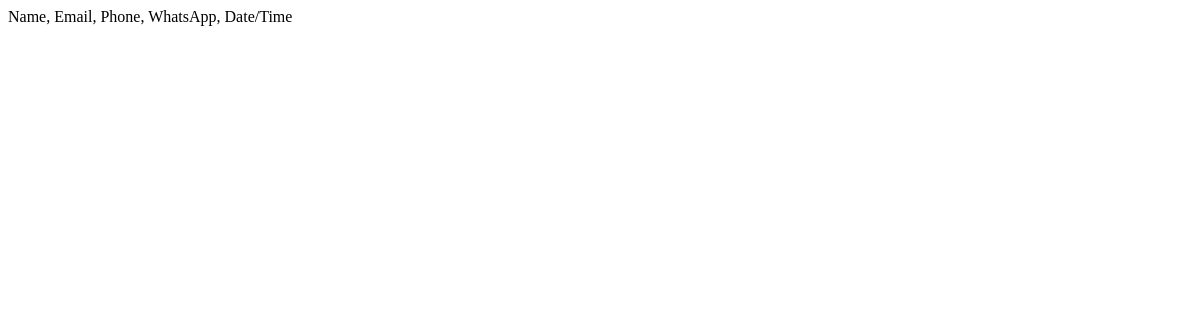
The app's page /freecourse/view, older data.
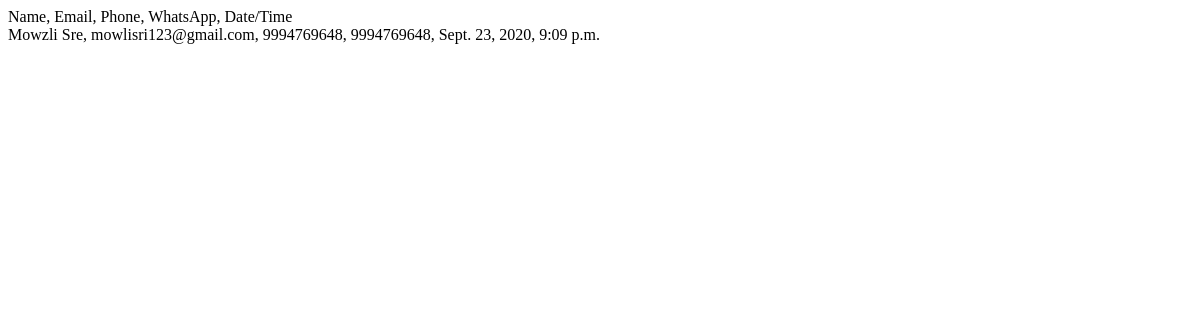
The same page, newer data.
### app/models.py (models this page shows, shortened)
class Record(models. Model):
    name = models.CharField(max_length=255)
    email = models.EmailField(max_length=254)
    number = models.CharField(max_length=12)
    whatsapp = models.CharField(max_length=12)
    time = models.DateTimeField(auto_now_add=True)

### app/views.py (the view)
# urls.py: path('freecourse/view', view, name='view'),
def view(request):
    context = {
        "records": Record.objects.all()
    }
    return render(request, 'index.html', context)

### app/templates/index.html (shortened to what this page needs)
<!DOCTYPE html>
<html lang="en">
<head>
</head>
<body>
    Name, Email, Phone, WhatsApp, Date/Time <br>
    {% for record in records  %}
      {{record.name}}, {{record.email}}, {{record.number}}, {{record.whatsapp}}, {{record.time}}
      <br>
    {% endfor %}
</body>
</html>

Row changes from the older to the newer data that the page shows:
added Record: name "Mowzli Sre", email "mowlisri123@gmail.com", number "9994769648", whatsapp "9994769648", time "Sept. 23, 2020, 9:09 p.m."
